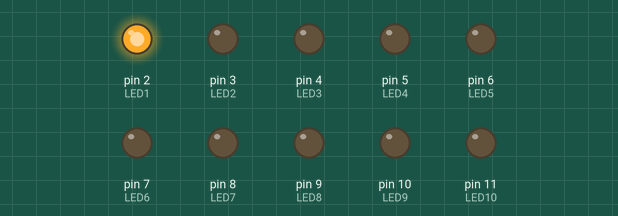
Bench run of a sketch on a simulated Arduino Uno, built with avr-gcc and run on an emulated ATmega328P. Parts: output pins drawn as LEDs (lit = HIGH).

Above: at 0.02 s.
At 0.26 s:
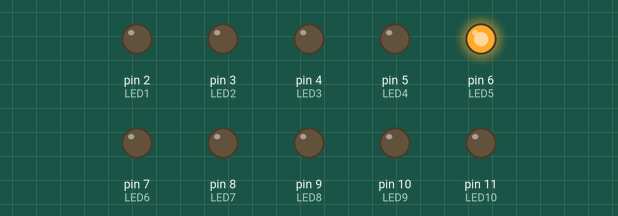
At 0.74 s:
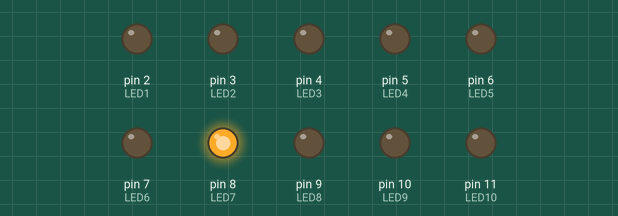
At 1.46 s:
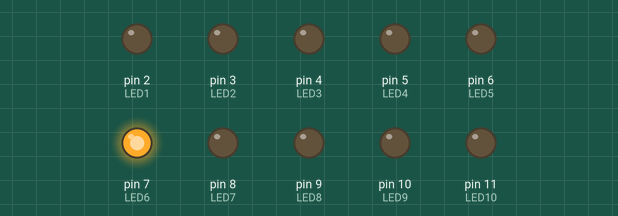
At 2.18 s:
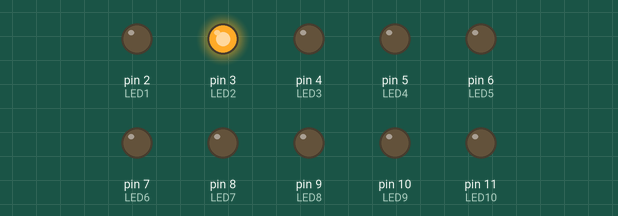
At 2.96 s:
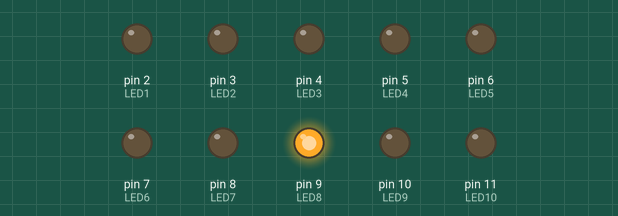
Timing chart, 0 to 3.3 s (numbered marks = the images above):
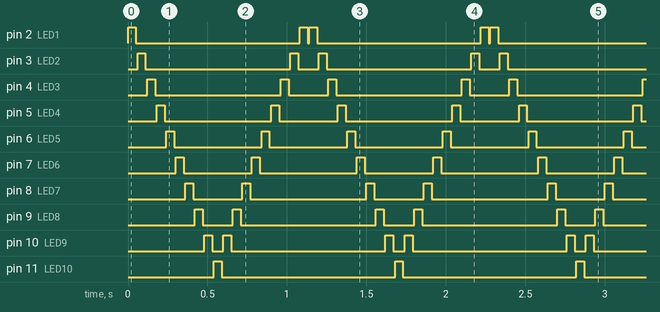

The sketch:

barra_de_lads.ino
```cpp
#define LED1 2
#define LED2 3
#define LED3 4
#define LED4 5
#define LED5 6
#define LED6 7
#define LED7 8
#define LED8 9
#define LED9 10
#define LED10 11
void setup()
{
 pinMode(LED1,OUTPUT);
 pinMode(LED2,OUTPUT);
 pinMode(LED3,OUTPUT);
 pinMode(LED4,OUTPUT);
 pinMode(LED5,OUTPUT);
 pinMode(LED6,OUTPUT);
 pinMode(LED7,OUTPUT);
 pinMode(LED8,OUTPUT);
 pinMode(LED9,OUTPUT);
 pinMode(LED10
 ,OUTPUT);


}

void loop()
{
 digitalWrite(LED1,HIGH);//1
 delay(50);
 digitalWrite(LED1,LOW);
 delay(10);

 digitalWrite(LED2,HIGH);//2
 delay(50);
 digitalWrite(LED2,LOW);
 delay(10);

 digitalWrite(LED3,HIGH);//3
 delay(50);
 digitalWrite(LED3,LOW);
 delay(10);

 digitalWrite(LED4,HIGH);//4
 delay(50);
 digitalWrite(LED4,LOW);
 delay(10);

 digitalWrite(LED5,HIGH);//5
 delay(50);
 digitalWrite(LED5,LOW);
 delay(10);

 digitalWrite(LED6,HIGH);//6
 delay(50);
 digitalWrite(LED6,LOW);
 delay(10);

 digitalWrite(LED7,HIGH);//7
 delay(50);
 digitalWrite(LED7,LOW);
 delay(10);

 digitalWrite(LED8,HIGH);//8
 delay(50);
 digitalWrite(LED8,LOW);
 delay(10);

 digitalWrite(LED9,HIGH);//9
 delay(50);
 digitalWrite(LED9,LOW);
 delay(10);

 digitalWrite(LED10,HIGH);//10
 delay(50);
 digitalWrite(LED10,LOW);
 delay(10);

 digitalWrite(LED9,HIGH);//9
 delay(50);
 digitalWrite(LED9,LOW);
 delay(10);

 digitalWrite(LED8,HIGH);//8
 delay(50);
 digitalWrite(LED8,LOW);
 delay(10);

 digitalWrite(LED7,HIGH);//7
 delay(50);
 digitalWrite(LED7,LOW);
 delay(10);

 digitalWrite(LED6,HIGH);//6
 delay(50);
 digitalWrite(LED6,LOW);
 delay(10);
 digitalWrite(LED5,HIGH);//5
 delay(50);
 digitalWrite(LED5,LOW);
 delay(10);
 digitalWrite(LED4,HIGH);//4
 delay(50);
 digitalWrite(LED4,LOW);
 delay(10);
  digitalWrite(LED3,HIGH);//3
 delay(50);
 digitalWrite(LED3,LOW);
 delay(10);

 digitalWrite(LED2,HIGH);//2
 delay(50);
 digitalWrite(LED2,LOW);
 delay(10);
 digitalWrite(LED1,HIGH);//1
 delay(50);
 digitalWrite(LED1,LOW);
 delay(10);

}
```

Measured:
- by itself, pin 2 (LED1): repeats every 1.1 s: LOW 1.0 s, HIGH 0.05 s, LOW 0.01 s, HIGH 0.05 s
- by itself, pin 3 (LED2): repeats every 1.1 s: LOW 0.91 s, HIGH 0.05 s, LOW 0.13 s, HIGH 0.05 s
- by itself, pin 4 (LED3): repeats every 1.1 s: LOW 0.79 s, HIGH 0.05 s, LOW 0.25 s, HIGH 0.05 s
- by itself, pin 5 (LED4): repeats every 1.1 s: LOW 0.67 s, HIGH 0.05 s, LOW 0.37 s, HIGH 0.05 s
- by itself, pin 6 (LED5): alternates HIGH for 0.05 s and LOW for 0.55 s
- by itself, pin 7 (LED6): repeats every 1.1 s: LOW 0.43 s, HIGH 0.05 s, LOW 0.61 s, HIGH 0.05 s
- by itself, pin 8 (LED7): repeats every 1.1 s: LOW 0.31 s, HIGH 0.05 s, LOW 0.73 s, HIGH 0.05 s
- by itself, pin 9 (LED8): repeats every 1.1 s: LOW 0.19 s, HIGH 0.05 s, LOW 0.85 s, HIGH 0.05 s
